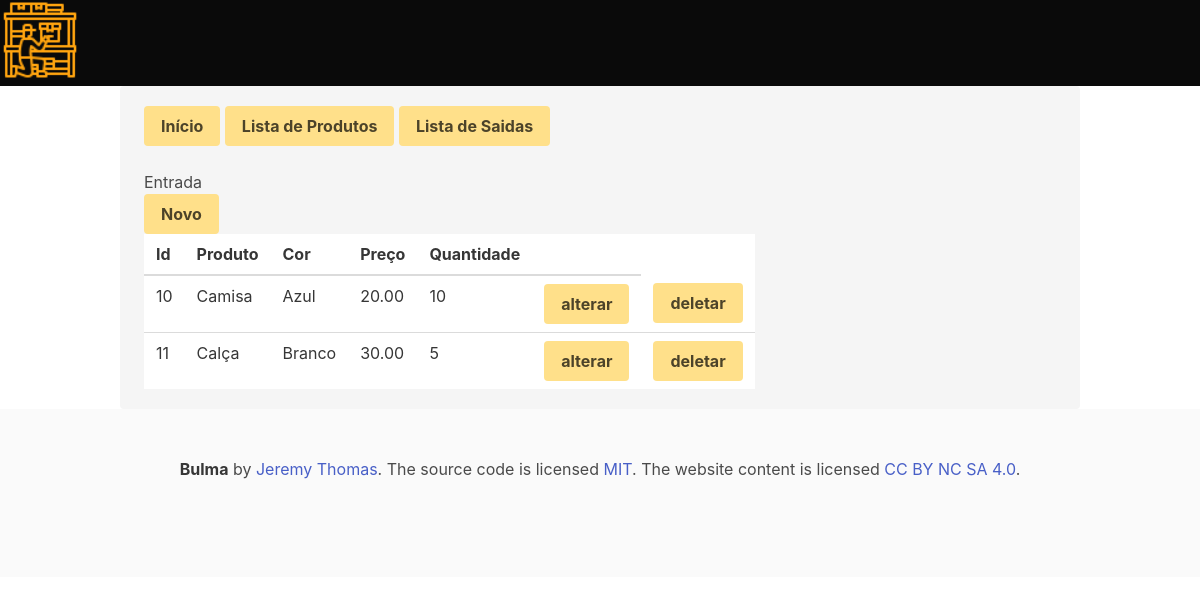
/entrada/list_entrada/, run on an earlier commit of the app's database.
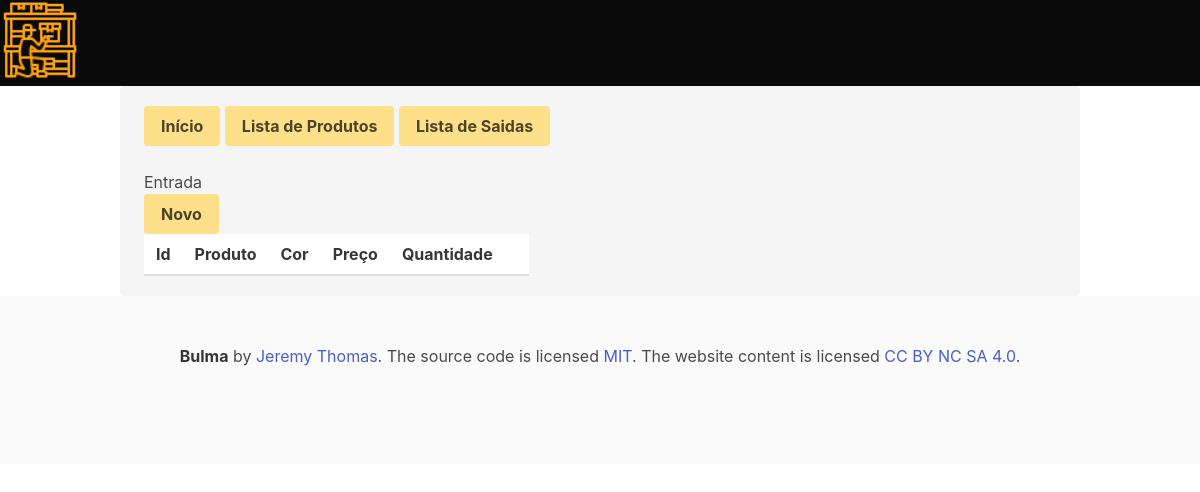
And on a later commit of the database.
### entrada/models.py (models this page shows, shortened)
class Entradas(models.Model):
    produto = models.ForeignKey(Produtos, on_delete=models.CASCADE, verbose_name="Produto")
    preco = models.DecimalField("Preço", decimal_places=2, max_digits=8, default=0)
    quantidade = models.IntegerField("Quantidade", default=0)
    criado = models.DateTimeField("Criado em", auto_now_add=True)
    modificado = models.DateTimeField("Modificado em", auto_now=True)
    class Meta:
        verbose_name = 'Entrada'
        verbose_name_plural = 'Entradas'
        ordering = ['produto']

### produto/models.py (models this page shows, shortened)
class Produtos(models.Model):
    produto = models.CharField('Produto', max_length=200)
    cor = models.ForeignKey(Cores, on_delete=models.PROTECT, verbose_name='Cor')
    descricao = models.TextField('Descrição', blank=True)
    preco = models.DecimalField('Preço', decimal_places=2, max_digits=8, default=0)
    quantidade = models.FloatField('Quantidade', default=0)
    criado = models.DateTimeField('Criado em', auto_now_add=True)
    modificado = models.DateTimeField('Modificado em', auto_now=True)
    def __str__(self):
        return self.produto

class Cores(models.Model):
    cor = models.CharField('Cor', max_length=200)
    def __str__(self):
        return self.cor

### entrada/views.py (the view)
# urls.py: path('list_entrada/', list_entrada, name='list_entrada'),
def list_entrada(request):
    entradas = Entradas.objects.all()
    template_name = 'list_entrada.html'
    context = {
        'entradas': entradas,
    }
    return render(request, template_name, context)

### entrada/templates/list_entrada.html
{% extends 'base.html' %}
{% block product %}
<p>
    <a class="button is-warning" href="{% url 'index' %}"><b>Início</b></a>
    <a class="button is-warning" href="{% url 'produto:list_produto' %}"><b>Lista de Produtos</b></a>
    <a class="button is-warning" href="{% url 'saida:list_saida' %}"><b>Lista de Saidas</b></a> <br><br>
    <h1>Entrada</h1>
    <a class="button is-warning" href="{% url 'entrada:new_entrada' %}"><b>Novo</b></a>
</p>
<table class="table">
    <thead>
        <tr>
            <th>Id</th>
            <th>Produto</th>
            <th>Cor</th>
            <th>Preço</th>
            <th>Quantidade</th>
            <th></th>
        </tr>
    </thead>
    <tbody>
        {% for entrada in entradas %}
        <tr>
            <td>{{ entrada.id }}</td>
            <td>{{ entrada.produto }}</td>
            <td>{{ entrada.produto.cor }}</td>
            <td>{{ entrada.preco }}</td>
            <td>{{ entrada.quantidade }}</td>
            <td><a class="button is-warning" href="{% url 'entrada:update_entrada' entrada.id %}"><b>alterar</b></a></td>
            <td><a class="button is-warning" href="{% url 'entrada:delete_entrada' entrada.id %}"><b>deletar</b></a></td>
        </tr>
        {% endfor %}
    </tbody>
</table>
{% endblock %}

What changed in the data, as far as the page shows it:
removed Entradas: id "10", produto "Camisa", produto.cor "Azul", preco "20.00", quantidade "10"
removed Entradas: id "11", produto "Calça", produto.cor "Branco", preco "30.00", quantidade "5"
